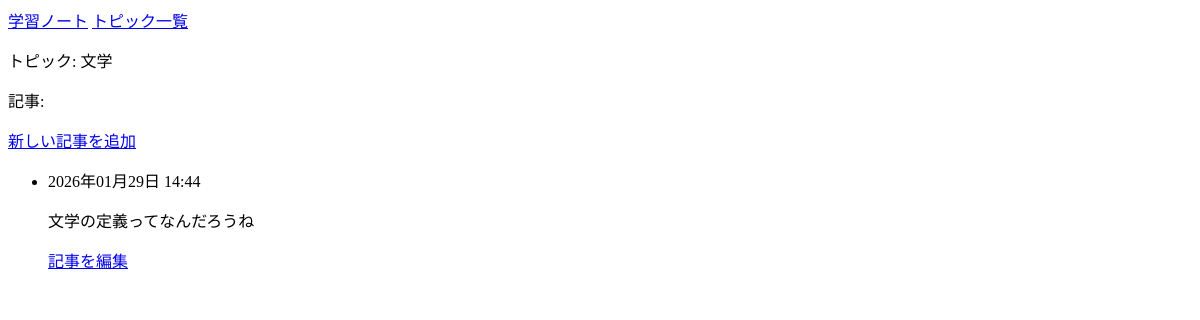
Before: /topics/3/ with the older database file.
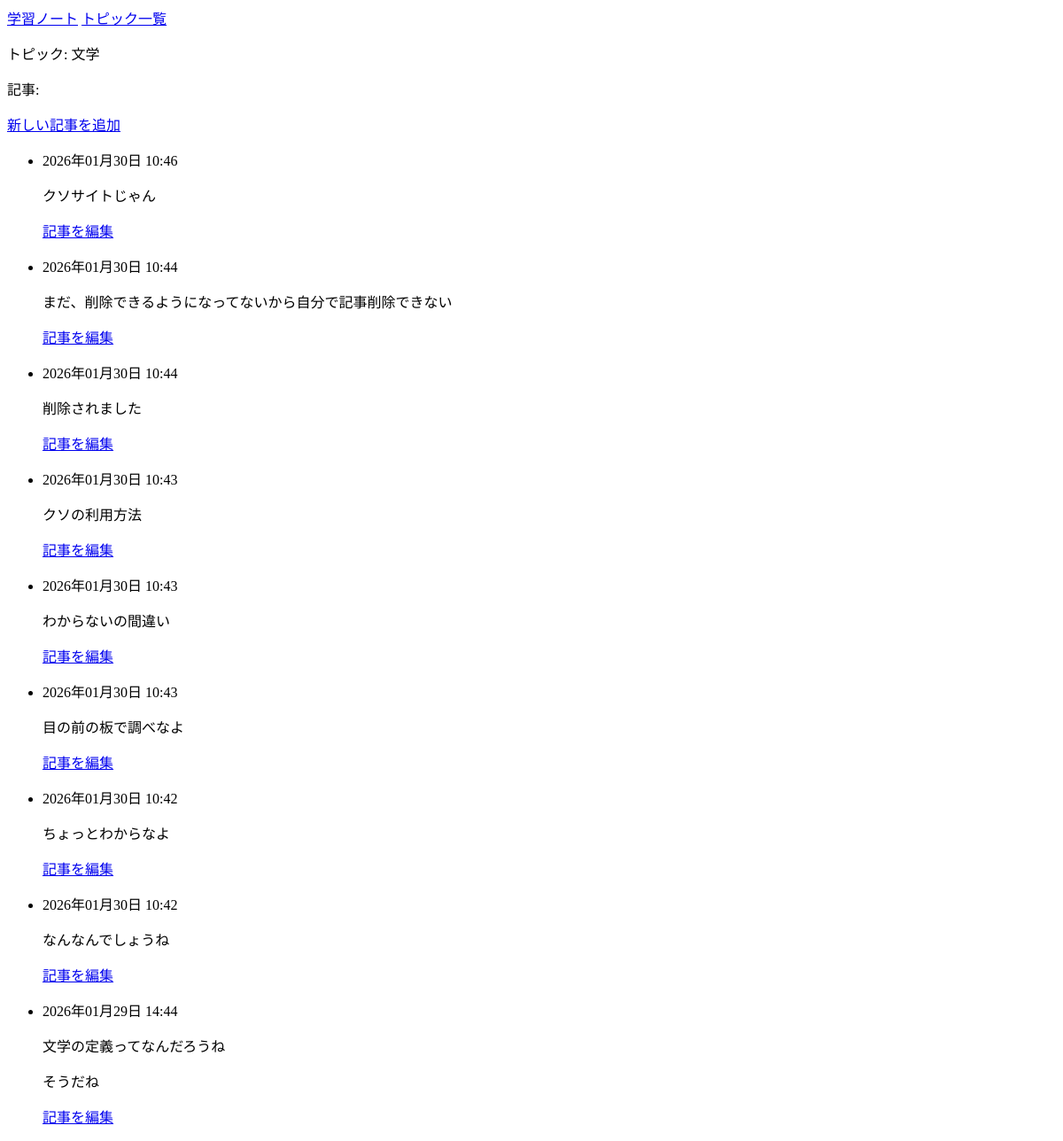
After: the same page with the newer database file.
### learning_logs/models.py (models this page shows, shortened)
class Topic(models.Model):
    text = models.CharField(max_length=200)
    date_added = models.DateTimeField(auto_now_add=True)

class Entry(models.Model):
    topic = models.ForeignKey(Topic, on_delete=models.CASCADE)
    text = models.TextField()
    date_added = models.DateTimeField(auto_now_add=True)
    class Meta:
        verbose_name_plural = 'entries'

### learning_logs/views.py (the view)
# urls.py: path('topics/<int:topic_id>/', views.topic, name='topic'),
def topic(request, topic_id):
    topic = Topic.objects.get(id=topic_id)
    entries = topic.entry_set.order_by('-date_added')
    context = {'topic': topic, 'entries': entries}
    return render(request, 'learning_logs/topic.html', context)

### learning_logs/templates/learning_logs/topic.html
{% extends 'learning_logs/base.html' %}
{% block content %}
    <p>トピック: {{ topic.text }}</p>
    <p>記事:</p>
    <p>
        <a href="{% url 'learning_logs:new_entry' topic.id %}">新しい記事を追加</a>
    </p>
    <ul>
    {% for entry in entries %}
        <li>
        <p>{{ entry.date_added|date:'Y年m月d日 H:i' }}</p>
        <p>{{ entry.text|linebreaks }}</p>
        <p>
            <a href="{% url 'learning_logs:edit_entry' entry.id %}">記事を編集</a>
        </p>
        </li>
    {% empty %}
        <li>このトピックにはまだ記事がありません。</li>
    {% endfor %}
    </ul>
{% endblock content %}

### learning_logs/templates/learning_logs/base.html
<p>
    <a href="{% url 'learning_logs:index' %}">学習ノート</a>
    <a href="{% url 'learning_logs:topics' %}">トピック一覧</a>
</p>
{% block content %}{% endblock content %}

Changed rows visible on the page:
added Entry: date_added "2026年01月30日 10:46", text "クソサイトじゃん"
added Entry: date_added "2026年01月30日 10:44", text "まだ、削除できるようになってないから自分で記事削除できない"
added Entry: date_added "2026年01月30日 10:44", text "削除されました"
added Entry: date_added "2026年01月30日 10:43", text "クソの利用方法"
added Entry: date_added "2026年01月30日 10:43", text "わからないの間違い"
added Entry: date_added "2026年01月30日 10:43", text "目の前の板で調べなよ"
added Entry: date_added "2026年01月30日 10:42", text "ちょっとわからなよ"
added Entry: date_added "2026年01月30日 10:42", text "なんなんでしょうね"
changed Entry: text "文学の定義ってなんだろうね" → "文学の定義ってなんだろうね そうだね"
